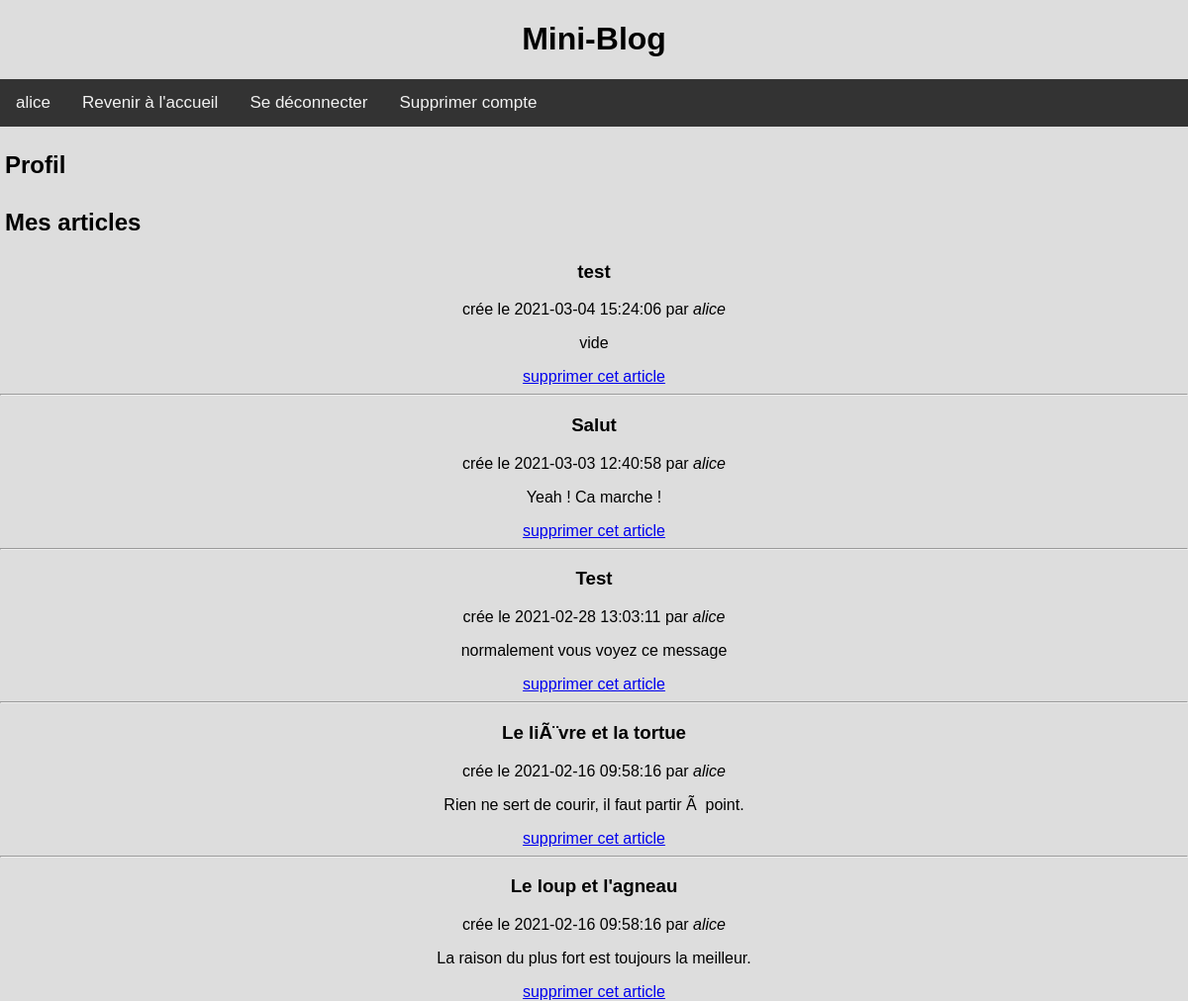
The page /page_perso (signed in) on the database its author committed.
### tables this page shows
CREATE TABLE articles ( -- post
  id        INTEGER     PRIMARY KEY AUTOINCREMENT,
  auteur_id INTEGER     NOT NULL REFERENCES membres (id),
  cree_le   TIMESTAMP   NOT NULL DEFAULT CURRENT_TIMESTAMP,
  titre     VARCHAR(50) NOT NULL,
  contenu   TEXT        NOT NULL
);

### app.py (the view)
@app.route('/page_perso', methods=["GET", "POST"])
def page_perso():
    login = session['login']
    id = db.get_membre_id(login)
    return render_template('page_perso.html', user=login, mesarticles=db.recuperer_articles_membre(id))

### outils/data_base.py (called while the page is built)
    def get_membre_id(self, login):
        self.conn = sql.connect(self.dir)
        with self.conn as c:
            curs = c.execute("""SELECT id FROM membres WHERE (login = ?)""",
                             (login,)
            )
        id = curs.fetchone()
        if id:
            return id[0]
        return id

    def recuperer_articles_membre(self, id):
        self.conn = sql.connect(self.dir)
        with self.conn as c:
            curs = c.execute("""SELECT id AS id_article, cree_le, titre, contenu
                                FROM articles
                                WHERE (auteur_id = ?)
                                ORDER BY articles.cree_le DESC""",
                             (id,)
            )
        return curs.fetchall()

### templates/page_perso.html (shortened to what this page needs)
{% extends 'base.html' %}
{% block entete %}
  <h1 style="padding: 5px">{% block titre %}Profil{% endblock %}</h1>
{% endblock %}
{% block contenu %}
    {% if user %}
    <h1 style="padding:5px">Mes articles</h1>
      {% for article_id, cree_le, titre, contenu in mesarticles %}
          <center><article>
            <head>
              <h1>{{ titre }}</h1>
              <aside>
                crée le {{ cree_le }} par <em>{{ user }}</em>
              </aside>
            </head>
            <p class="contenu">{{ contenu }}</p>
            {% if 'login' in session and session['login'] == user %}
              <a href="{{ url_for('supprimer', id=article_id) }}">supprimer cet article</a>
            {% endif %}
            {% if not loop.last %}
            <hr/>
            {% endif %}
          </article></center>
      {% endfor %}
    {% endif %}
{% endblock %}

### static/head.css (style rules this page uses)
body { margin: 0; padding: 0; font-family: Arial, Helvetica, sans-serif; background-color: #333 }

### rows shown on the page
articles: titre "test", cree_le "2021-03-04 15:24:06", user "alice", contenu "vide"
articles: titre "Salut", cree_le "2021-03-03 12:40:58", user "alice", contenu "Yeah ! Ca marche !"
articles: titre "Test", cree_le "2021-02-28 13:03:11", user "alice", contenu "normalement vous voyez ce message"
articles: titre "Le liÃ¨vre et la tortue", cree_le "2021-02-16 09:58:16", user "alice", contenu "Rien ne sert de courir, il faut partir Ã point."
articles: titre "Le loup et l'agneau", cree_le "2021-02-16 09:58:16", user "alice", contenu "La raison du plus fort est toujours la meilleur."

### other values the page prints
{{ session['login'] }} "alice"
